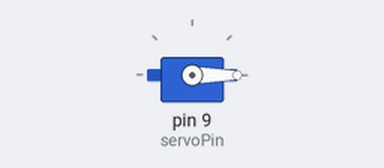
This sketch was run on a simulated Arduino Uno, built with avr-gcc and run on an emulated ATmega328P. Shown: servo. Wiring (inferred from the names in the program): servo: signal pin 9. Servo pulses on a pin are drawn as a servo (544–2400 µs = 0–180°).

Above: at 0.05 s.
At 3.05 s:
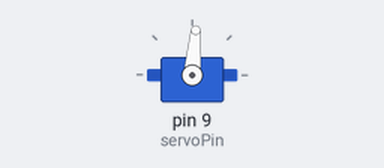
At 6.1 s:
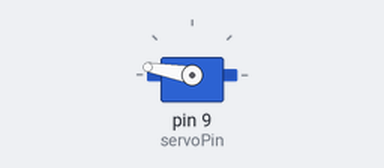
At 12.2 s:
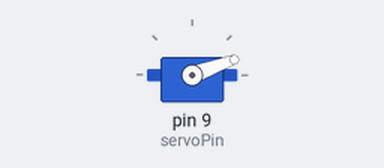
Timing chart, 0 to 16.7 s (numbered marks = the images above):
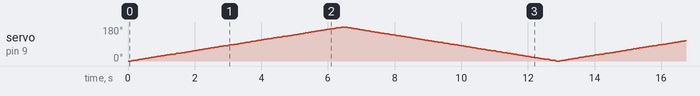

The sketch:

Servo.ino
```cpp
#define servoPin 9       //servo Pin
int pos;                 //angle variable of servo
int pulsewidth;          // pulse width variable of servo

void setup() {
  pinMode(servoPin, OUTPUT);    //set servo pin to OUTPUT
  procedure(0); 		//set the angle of servo to 0°
}


void loop() {
  for (pos = 0; pos <= 180; pos += 1) { // goes from 0 degrees to 180 degrees in steps of 1 degree

    procedure(pos);              // tell servo to go to position in variable 'pos'
    delay(15);                   //control the rotation speed of servo
  }
  for (pos = 180; pos >= 0; pos -= 1) { // goes from 180 degrees to 0 degrees
    procedure(pos);              // tell servo to go to position in variable 'pos'
    delay(15);
  }
}


void procedure(int myangle) {          // function to control servo
  pulsewidth = myangle * 11 + 500;     //calculate the value of pulse width
  digitalWrite(servoPin,HIGH);
  delayMicroseconds(pulsewidth);       //The duration of high level is pulse width
  digitalWrite(servoPin,LOW);
  delay((20 - pulsewidth / 1000));     // the cycle is 20ms, the low level last for the rest of time
}
```
